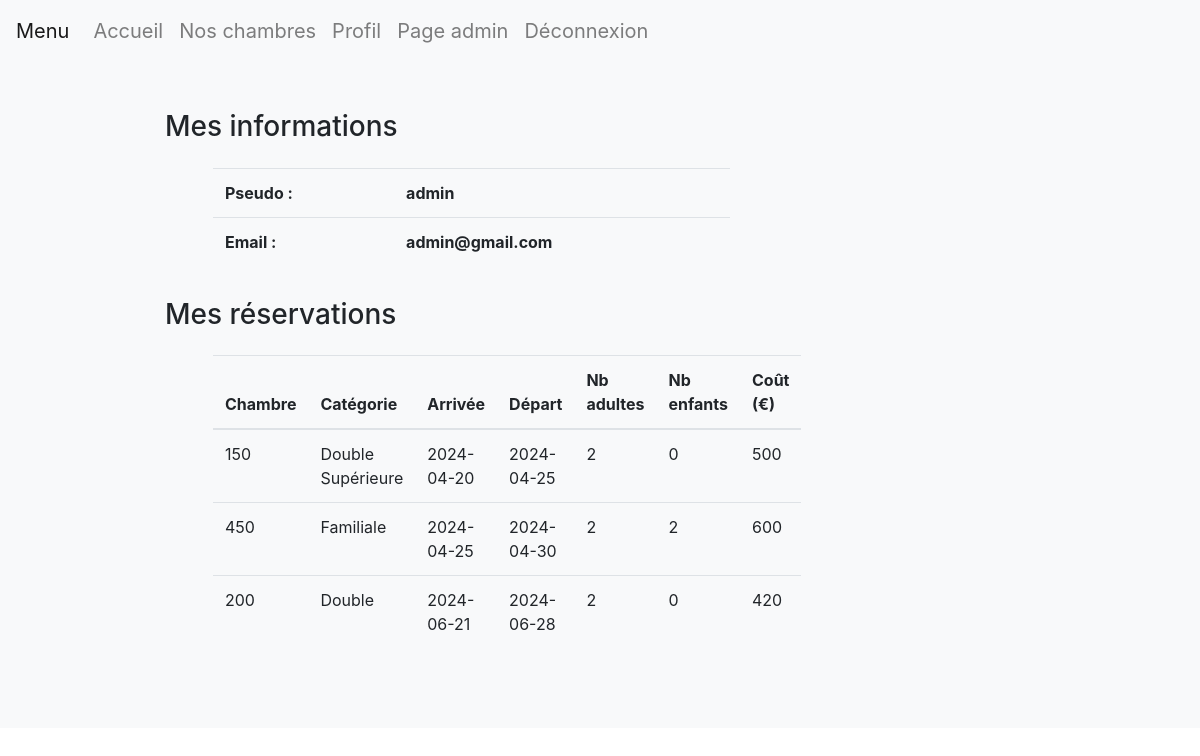
Page /src/user/profil.php (signed in) on the committed database.
### tables this page shows
CREATE TABLE IF NOT EXISTS `user` (
  `id` int NOT NULL AUTO_INCREMENT,
  `pseudo` varchar(255) NOT NULL,
  `mail` varchar(255) NOT NULL,
  `password` varchar(255) NOT NULL,
  `isAdmin` tinyint(1) NOT NULL,
  PRIMARY KEY (`id`)
);

CREATE TABLE IF NOT EXISTS `reservation` (
  `id` int NOT NULL AUTO_INCREMENT,
  `user_id` int NOT NULL,
  `bedroom_id` int NOT NULL,
  `arrival` date NOT NULL,
  `departure` date NOT NULL,
  `adultes` int NOT NULL,
  `enfants` int NOT NULL,
  PRIMARY KEY (`id`),
  KEY `fk_foreign_user` (`user_id`),
  KEY `fk_foreign_berdoom` (`bedroom_id`)
);

CREATE TABLE IF NOT EXISTS `bedroom` (
  `id` int NOT NULL AUTO_INCREMENT,
  `number` int NOT NULL,
  `double_bed` tinyint(1) NOT NULL,
  `double_king_bed` tinyint(1) NOT NULL,
  `balcon` tinyint(1) NOT NULL,
  `category_id` int NOT NULL,
  `price` int NOT NULL,
  `description` varchar(500) NOT NULL,
  `file` varchar(255) NOT NULL,
  PRIMARY KEY (`id`),
  KEY `fk_foreign_category` (`category_id`)
);

CREATE TABLE IF NOT EXISTS `category` (
  `id` int NOT NULL AUTO_INCREMENT,
  `name` varchar(255) NOT NULL,
  PRIMARY KEY (`id`)
);

### src/user/profil.php (the view, shortened to what this page needs)
<?php
require_once (__DIR__ . '/../../includes/header.php');
require_once (__DIR__ . '/../../includes/head.php');
$stm = $pdo->prepare("SELECT * FROM user WHERE id = ?");
$stm->bindValue(1, $_SESSION['user_id']);
$stm->execute();
$row = $stm->fetch(PDO::FETCH_ASSOC);
$template = new Template();
$stm = $pdo->query("SELECT r.*, u.id, b.*, c.name FROM reservation as r, user as u, bedroom as b, category as c WHERE r.user_id = u.id and r.bedroom_id = b.id and b.category_id = c.id ORDER BY r.arrival");
$reservations = $stm->fetchAll(PDO::FETCH_ASSOC);
?>
    <?php echo $template::getHead('Profil'); ?>
    <div class="py-5 bg-light">
            <div class="container">
                <h3>Mes informations</h3>
                <div class="col-12 col-md-9 col-xl-8 py-md-3 pl-md-5 bd-content">
                    <table class="table">
                        <tr>
                            <th scope="col">Pseudo :</th>
                            <th><?=$row['pseudo']?></th>
                        </tr>
                        <tr>
                            <th scope="col">Email :</th>
                            <th><?=$row['mail']?></th>
                        </tr>
                    </table>
                </div>
                <h3>Mes réservations</h3>
                <div class="col-12 col-md-9 col-xl-8 py-md-3 pl-md-5 bd-content">
                    <table class="table">
                        <thead>
                        <tr>
                            <th scope="col">Chambre</th>
                            <th scope="col">Catégorie</th>
                            <th scope="col">Arrivée</th>
                            <th scope="col">Départ</th>
                            <th scope="col">Nb adultes</th>
                            <th scope="col">Nb enfants</th>
                            <th scope="col">Coût (€)</th>
                        </tr>
                        </thead>
                        <tbody>
                        <?php foreach ($reservations as $res) {
                            if ($res['user_id'] == $_SESSION['user_id']) {?>
                                <tr>
                                    <td><?=$res['number']?></td>
                                    <td><?=$res['name']?></td>
                                    <td><?=$res['arrival']?></td>
                                    <td><?=$res['departure']?></td>
                                    <td><?=$res['adultes']?></td>
                                    <td><?=$res['enfants']?></td>
                                    <td>
                                        <?php $date1 = strtotime($res['departure']);
                                            $date2 = strtotime($res['arrival']);
                                            $nbjourstime = $date1 - $date2;
                                            $nbjours = $nbjourstime/86400;
                                            $cout = $nbjours * intval($res['price']);
                                            echo $cout;
                                        ?>
                                    </td>
                                </tr>
                            <?php } ?>
                        <?php } ?>
                        </tbody>
                    </table>
                </div>
            </div>
        </div>
</html>

### assets/css/main.css (style rules this page uses)
body { margin: 0; }
.container { width: 100%; margin-left: auto; margin-right: auto; }
@media screen and (min-width: 576px) { .container { max-width: 600px; } }
@media screen and (min-width: 768px) { .container { max-width: 700px; } }
@media screen and (min-width: 992px) { .container { max-width: 900px; } }

### rows in the picture
user: pseudo "admin", mail "admin@gmail.com"
reservation: bedroom.number "150", category.name "Double Supérieure", arrival "2024-04-20", departure "2024-04-25", adultes "2", enfants "0", cout "500"
reservation: bedroom.number "450", category.name "Familiale", arrival "2024-04-25", departure "2024-04-30", adultes "2", enfants "2", cout "600"
reservation: bedroom.number "200", category.name "Double", arrival "2024-06-21", departure "2024-06-28", adultes "2", enfants "0", cout "420"
